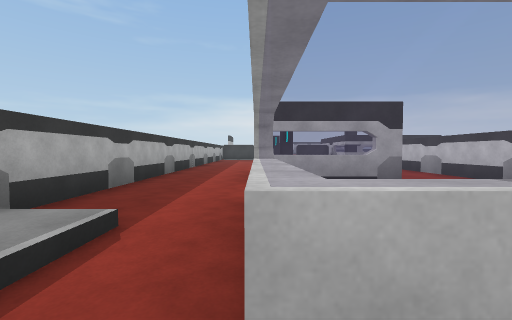
view 1 (above)

22 first-person views from a walk through a Unity game level. The camera is 1.2 m above the floor, tilts 2° down and sees 90° across. The floor is counted in squares, 2 m on a side. Each view is taken from the middle of a square. On the plan, view 1 faces up. The plan holds only what a view shows up to about 9 squares ahead; the rest is blank. The place goes on beyond the plan. Some animated figures are not drawn. Surface patterns are stand-ins for the level's own textures.

view 2
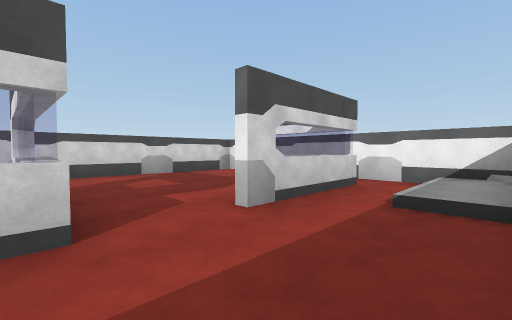

view 3
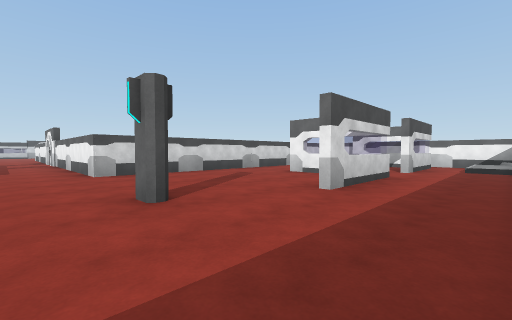

view 4
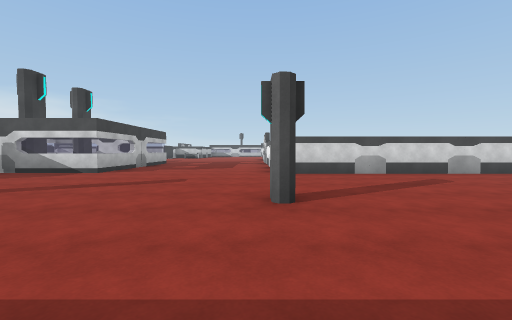

view 5
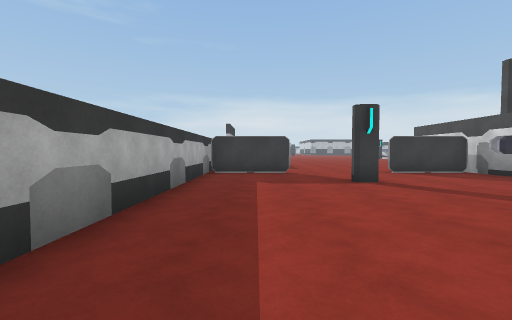

view 6
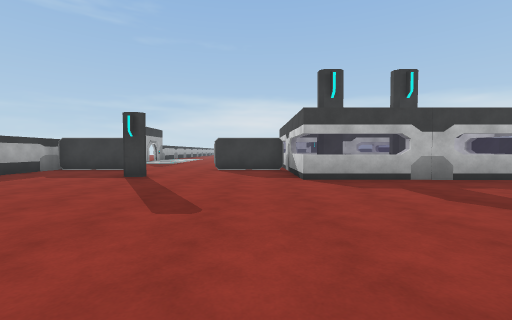

view 7
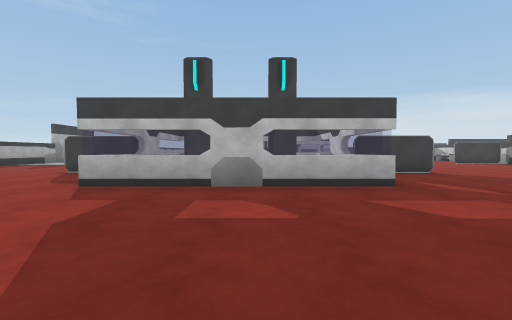

view 8
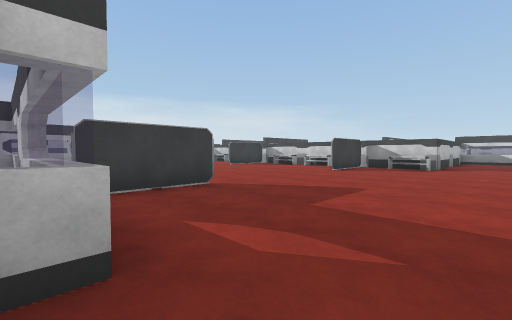

view 9
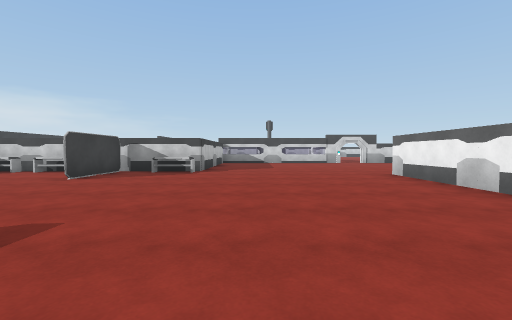

view 10
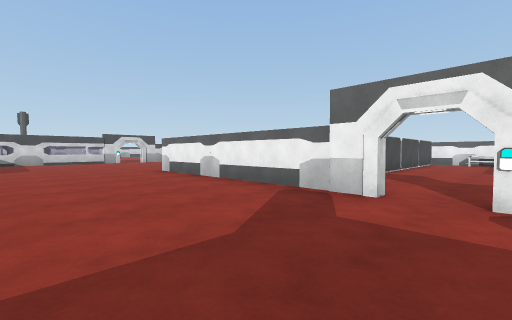

view 11
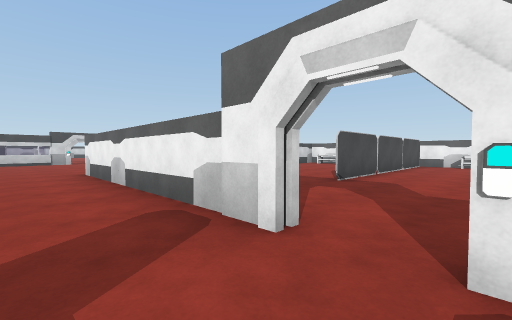

view 12
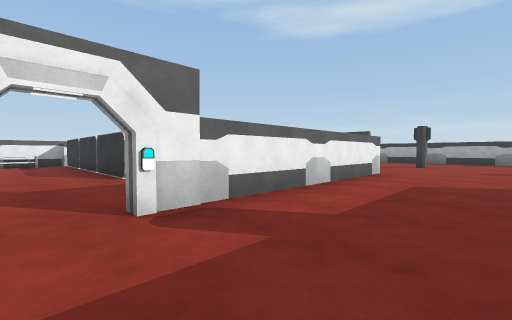

view 13
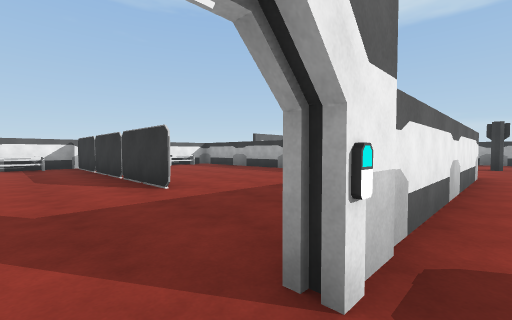

view 14
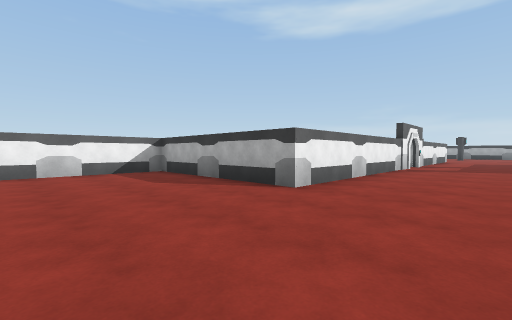

view 15
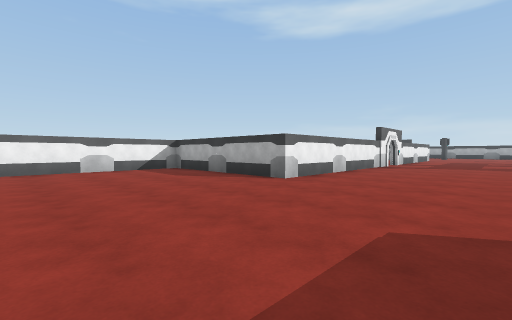

view 16
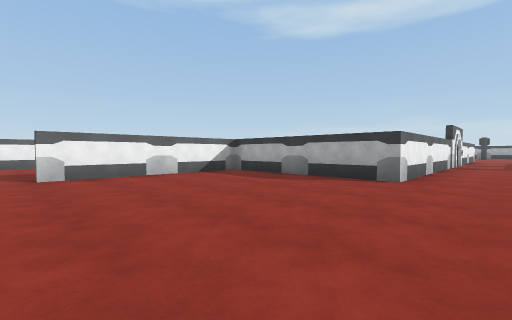

view 17
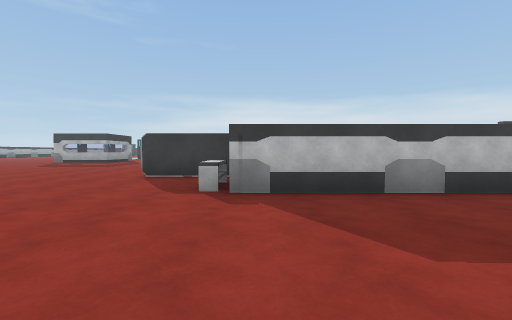

view 18
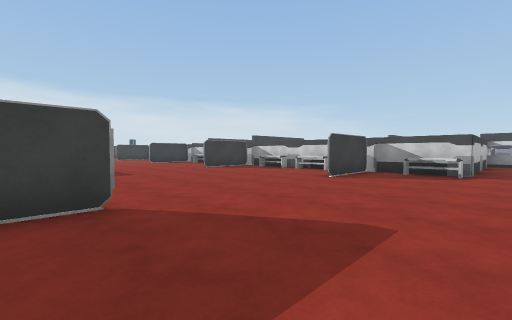

view 19
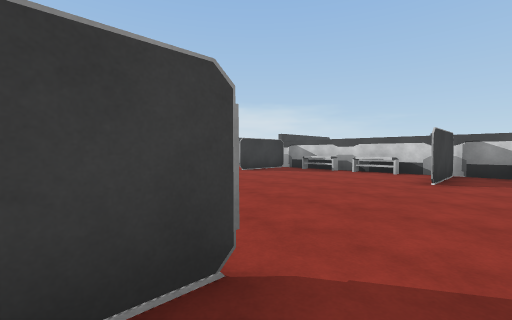

view 20
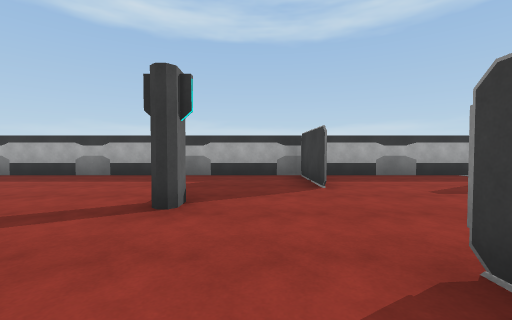

view 21
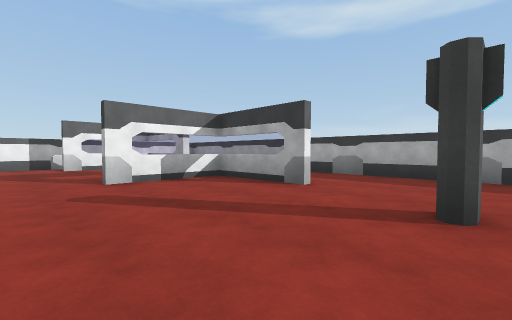

view 22
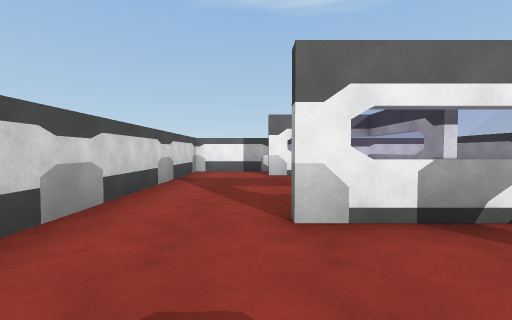

### Floor plan
Ten units are one square. View 1 is at (0, 0); x grows to the right and y downward. Boxes are objects, and circles mark ways between rooms. Rooms are numbered by the first view taken in them; rooms with no view inside come last. Other rooms are left out.
<svg viewBox="-29 -200 275 210">
<path fill="none" stroke="#000" d="M5 -4 0 -4M-5 5 48 5 48 -5M104 -143 50 -143 50 -180M121 -95 186 -95 186 -46 236 -46M129 -170 106 -170M50 -170 26 -170M48 -45 48 -95 112 -95M2 -75 2 -49 28 -49M196 -170 172 -170M0 -170 -22 -170M0 -46 0 -75M241 -146 196 -146 196 -195M-24 -195 -24 -1M0 -4 0 -32M-20 5 -5 5M101 -62 101 5 123 5M135 -6 135 -62M28 -47 3 -47M2 -32 2 -7 28 -7M48 -5 48 -45"/>
<rect x="5" y="-105" width="10" height="10" fill="#bbb"><title>column</title></rect>
<rect x="5" y="-155" width="10" height="10" fill="#bbb"><title>column</title></rect>
<rect x="185" y="-155" width="10" height="10" fill="#bbb"><title>other object</title></rect>
<rect x="185" y="-195" width="10" height="10" fill="#bbb"><title>other object</title></rect>
<rect x="105" y="-5" width="20" height="10" fill="#bbb"><title>other object</title></rect>
<circle cx="-10" cy="0" r="3" fill="#2a7"/>
<circle cx="35" cy="-10" r="3" fill="#2a7"/>
<circle cx="120" cy="-90" r="3" fill="#2a7"/>
<circle cx="0" cy="-40" r="3" fill="#2a7"/>
<circle cx="35" cy="-50" r="3" fill="#2a7"/>
<text x="20" y="0">1</text>
<text x="100" y="-120">2</text>
<text x="120" y="-50">3</text>
<text x="30" y="-30">4</text>
</svg>
Room 1 opens to room 2. Room 1 opens to room 4. Room 2 opens to room 3. Room 2 opens to room 4.

Where each view was taken, in squares from view 1:
view 1: 0 up, 0 right, facing up
view 2: 5 up, 2 left, facing down-right
view 3: 11 up, 2 left, facing down-right
view 4: 10 up, 2 left, facing right
view 5: 10 up, 1 left, facing up
view 6: 9 up, 4 right, facing up
view 7: 10 up, 8 right, facing up
view 8: 13 up, 10 right, facing up-right
view 9: 13 up, 12 right, facing right
view 10: 13 up, 11 right, facing down-right
view 11: 11 up, 11 right, facing down-right
view 12: 12 up, 12 right, facing down-left
view 13: 10 up, 12 right, facing down-left
view 14: 12 up, 22 right, facing down-left
view 15: 13 up, 23 right, facing down-left
view 16: 11 up, 24 right, facing down-left
view 17: 11 up, 20 right, facing up
view 18: 14 up, 12 right, facing up-right
view 19: 16 up, 12 right, facing up-right
view 20: 16 up, 4 right, facing left
view 21: 10 up, 4 right, facing down-left
view 22: 7 up, 3 right, facing down
